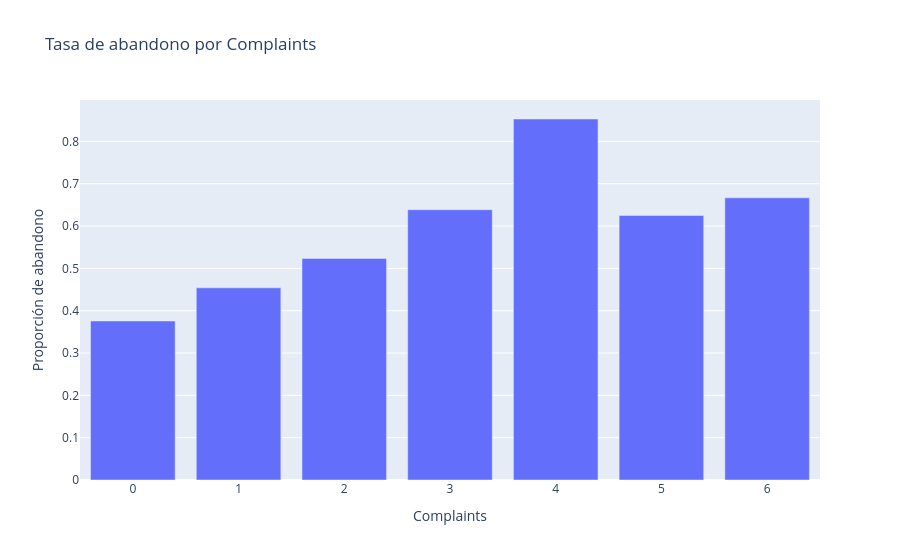

Notebook code for this chart:
### Code cell
# Mostramos tamaño de grupo y tasa: un grupo pequeño requiere cautela.
summary = df.groupby('Complaints', dropna=False).abandono.agg(['size', 'mean']).reset_index()
display(summary)
px.bar(summary, x='Complaints', y='mean', hover_data=['size'], title='Tasa de abandono por Complaints', labels={'mean':'Proporción de abandono'}).show()

### Figure 1 — Plotly figure (JSON) as saved in the notebook; plotly's stock layout.template omitted (floating-point values rounded to 4 significant figures)
{"data": [{"customdata": [[6130], [2815], [808], [202], [34], [8], [3]], "hovertemplate": "Complaints=%{x}<br>Proporción de abandono=%{y}<br>size=%{customdata[0]}<extra></extra>", "legendgroup": "", "marker": {"color": "#636efa", "pattern": {"shape": ""}}, "name": "", "orientation": "v", "showlegend": false, "textposition": "auto", "type": "bar", "x": [0, 1, 2, 3, 4, 5, 6], "xaxis": "x", "y": [0.3757, 0.454, 0.5235, 0.6386, 0.8529, 0.625, 0.6667], "yaxis": "y"}], "layout": {"barmode": "relative", "legend": {"tracegroupgap": 0}, "title": {"text": "Tasa de abandono por Complaints"}, "xaxis": {"anchor": "y", "domain": [0.0, 1.0], "title": {"text": "Complaints"}}, "yaxis": {"anchor": "x", "domain": [0.0, 1.0], "title": {"text": "Proporción de abandono"}}}}
